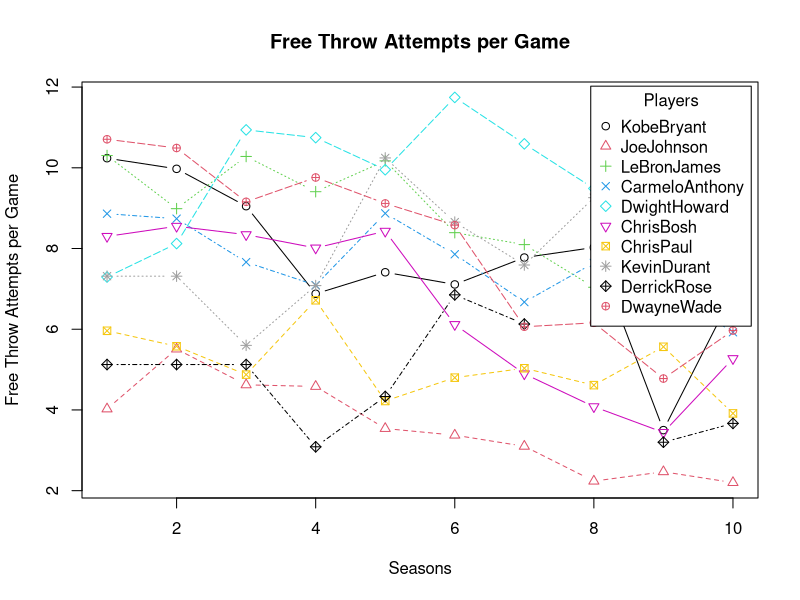
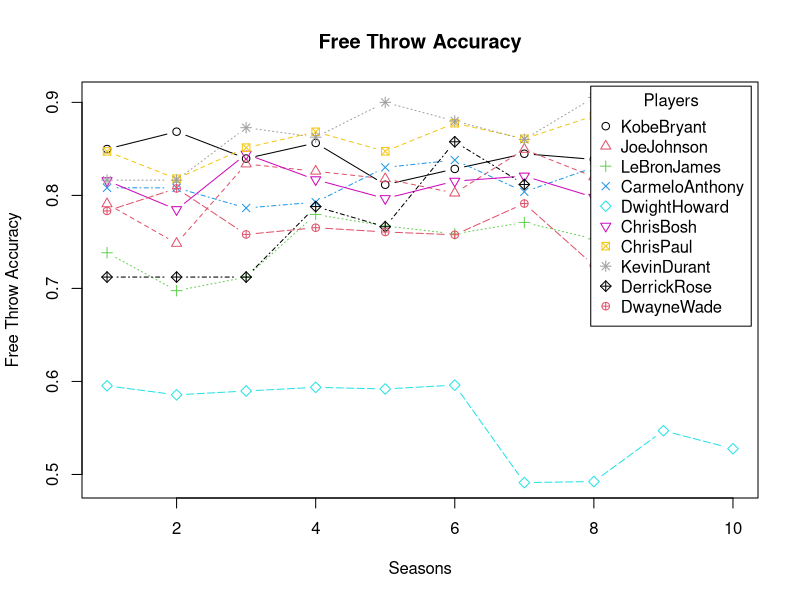

The R script that drew these images, in order:
# Load the provided data
# Seasons
Seasons <- c("2005","2006","2007","2008","2009","2010","2011","2012","2013","2014")

# Players
Players <- c("KobeBryant","JoeJohnson","LeBronJames","CarmeloAnthony","DwightHoward","ChrisBosh","ChrisPaul","KevinDurant","DerrickRose","DwayneWade")

KobeBryant_G <- c(80,77,82,82,73,82,58,78,6,35)
JoeJohnson_G <- c(82,57,82,79,76,72,60,72,79,80)
LeBronJames_G <- c(79,78,75,81,76,79,62,76,77,69)
CarmeloAnthony_G <- c(80,65,77,66,69,77,55,67,77,40)
DwightHoward_G <- c(82,82,82,79,82,78,54,76,71,41)
ChrisBosh_G <- c(70,69,67,77,70,77,57,74,79,44)
ChrisPaul_G <- c(78,64,80,78,45,80,60,70,62,82)
KevinDurant_G <- c(35,35,80,74,82,78,66,81,81,27)
DerrickRose_G <- c(40,40,40,81,78,81,39,0,10,51)
DwayneWade_G <- c(75,51,51,79,77,76,49,69,54,62)


Games <- rbind(KobeBryant_G, JoeJohnson_G, LeBronJames_G, CarmeloAnthony_G, DwightHoward_G, ChrisBosh_G, ChrisPaul_G, KevinDurant_G, DerrickRose_G, DwayneWade_G)
colnames(Games) <- Seasons
rownames(Games) <- Players

KobeBryant_FT <- c(696,667,623,483,439,483,381,525,18,196)
JoeJohnson_FT <- c(261,235,316,299,220,195,158,132,159,141)
LeBronJames_FT <- c(601,489,549,594,593,503,387,403,439,375)
CarmeloAnthony_FT <- c(573,459,464,371,508,507,295,425,459,189)
DwightHoward_FT <- c(356,390,529,504,483,546,281,355,349,143)
ChrisBosh_FT <- c(474,463,472,504,470,384,229,241,223,179)
ChrisPaul_FT <- c(394,292,332,455,161,337,260,286,295,289)
KevinDurant_FT <- c(209,209,391,452,756,594,431,679,703,146)
DerrickRose_FT <- c(146,146,146,197,259,476,194,0,27,152)
DwayneWade_FT <- c(629,432,354,590,534,494,235,308,189,284)
free_throws <- rbind(KobeBryant_FT, JoeJohnson_FT, LeBronJames_FT, CarmeloAnthony_FT, DwightHoward_FT, ChrisBosh_FT, ChrisPaul_FT, KevinDurant_FT, DerrickRose_FT, DwayneWade_FT)
colnames(free_throws) <- Seasons
rownames(free_throws) <- Players


KobeBryant_FTA <- c(819,768,742,564,541,583,451,626,21,241)
JoeJohnson_FTA <- c(330,314,379,362,269,243,186,161,195,176)
LeBronJames_FTA <- c(814,701,771,762,773,663,502,535,585,528)
CarmeloAnthony_FTA <- c(709,568,590,468,612,605,367,512,541,237)
DwightHoward_FTA <- c(598,666,897,849,816,916,572,721,638,271)
ChrisBosh_FTA <- c(581,590,559,617,590,471,279,302,272,232)
ChrisPaul_FTA <- c(465,357,390,524,190,384,302,323,345,321)
KevinDurant_FTA <- c(256,256,448,524,840,675,501,750,805,171)
DerrickRose_FTA <- c(205,205,205,250,338,555,239,0,32,187)
DwayneWade_FTA <- c(803,535,467,771,702,652,297,425,258,370)

free_throws_attempts <- rbind(KobeBryant_FTA, JoeJohnson_FTA, LeBronJames_FTA, CarmeloAnthony_FTA, DwightHoward_FTA, ChrisBosh_FTA, ChrisPaul_FTA, KevinDurant_FTA, DerrickRose_FTA, DwayneWade_FTA)
colnames(free_throws_attempts) <- Seasons
rownames(free_throws_attempts) <- Players


free_throw_attempts_per_game= free_throws_attempts / Games


free_throw_accuracy = free_throws / free_throws_attempts


matplot(t(free_throw_attempts_per_game), type = "b", pch = 1:10, col = 1:10, xlab = "Seasons", ylab = "Free Throw Attempts per Game", main = "Free Throw Attempts per Game")
legend("topright", inset = 0.01, legend = rownames(free_throws_attempts), col = 1:10, pch = 1:10, title = "Players")


matplot(t(free_throw_accuracy), type = "b", pch = 1:10, col = 1:10, xlab = "Seasons", ylab = "Free Throw Accuracy", main = "Free Throw Accuracy")
legend("topright", inset = 0.01, legend = rownames(free_throws), col = 1:10, pch = 1:10, title = "Players")